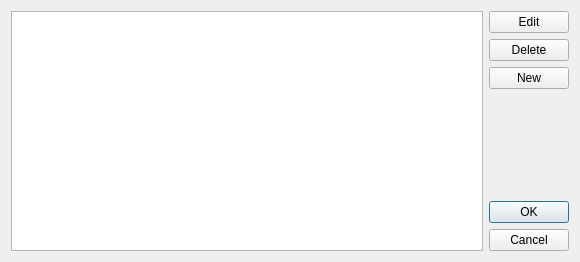
<?xml version="1.0" encoding="UTF-8"?>
<ui version="4.0">
 <class>ServiceSelector</class>
 <widget class="QDialog" name="ServiceSelector">
  <property name="geometry">
   <rect>
    <x>0</x>
    <y>0</y>
    <width>580</width>
    <height>262</height>
   </rect>
  </property>
  <property name="windowTitle">
   <string>Select guide service</string>
  </property>
  <layout class="QHBoxLayout" name="horizontalLayout">
   <item>
    <widget class="QListWidget" name="serviceList"/>
   </item>
   <item>
    <layout class="QVBoxLayout" name="verticalLayout">
     <item>
      <widget class="QPushButton" name="editButton">
       <property name="text">
        <string>Edit</string>
       </property>
      </widget>
     </item>
     <item>
      <widget class="QPushButton" name="deleteButton">
       <property name="text">
        <string>Delete</string>
       </property>
      </widget>
     </item>
     <item>
      <widget class="QPushButton" name="newButton">
       <property name="text">
        <string>New</string>
       </property>
      </widget>
     </item>
     <item>
      <spacer name="verticalSpacer">
       <property name="orientation">
        <enum>Qt::Vertical</enum>
       </property>
       <property name="sizeHint" stdset="0">
        <size>
         <width>20</width>
         <height>40</height>
        </size>
       </property>
      </spacer>
     </item>
     <item>
      <widget class="QDialogButtonBox" name="buttonBox">
       <property name="sizePolicy">
        <sizepolicy hsizetype="Fixed" vsizetype="Fixed">
         <horstretch>0</horstretch>
         <verstretch>0</verstretch>
        </sizepolicy>
       </property>
       <property name="orientation">
        <enum>Qt::Vertical</enum>
       </property>
       <property name="standardButtons">
        <set>QDialogButtonBox::Cancel|QDialogButtonBox::Ok</set>
       </property>
      </widget>
     </item>
    </layout>
   </item>
  </layout>
 </widget>
 <tabstops>
  <tabstop>serviceList</tabstop>
  <tabstop>editButton</tabstop>
  <tabstop>deleteButton</tabstop>
  <tabstop>newButton</tabstop>
  <tabstop>buttonBox</tabstop>
 </tabstops>
 <resources/>
 <connections>
  <connection>
   <sender>buttonBox</sender>
   <signal>accepted()</signal>
   <receiver>ServiceSelector</receiver>
   <slot>accept()</slot>
   <hints>
    <hint type="sourcelabel">
     <x>248</x>
     <y>254</y>
    </hint>
    <hint type="destinationlabel">
     <x>157</x>
     <y>274</y>
    </hint>
   </hints>
  </connection>
  <connection>
   <sender>buttonBox</sender>
   <signal>rejected()</signal>
   <receiver>ServiceSelector</receiver>
   <slot>reject()</slot>
   <hints>
    <hint type="sourcelabel">
     <x>316</x>
     <y>260</y>
    </hint>
    <hint type="destinationlabel">
     <x>286</x>
     <y>274</y>
    </hint>
   </hints>
  </connection>
 </connections>
</ui>
